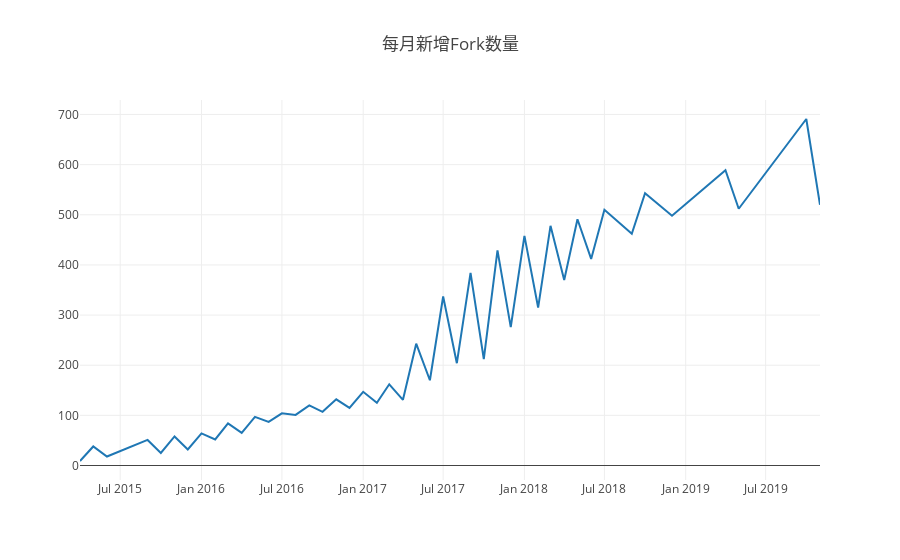

Notebook code for this chart:
### Code cell
var startYear = 2015,
  endYear = 2021;
var years = [];
var repo_id = 23141830;
var query = openDigger.driver.clickhouse.query;
for (var y = startYear; y <= endYear; y++) years.push(y);
console.log('2.1.2 - - - - - - - - - ');
Promise.all(
  years.map((year) => {
    return query(`
    select created_at, repo_forks_count
    from github_log.year${year}
    where repo_id=${repo_id} and type = 'PullRequestEvent'
    `);
  })
).then((data) => {
  const tmp = {};
  for (let i = 0; i < data.length; i++) {
    for (let j = 0; j < data[i].length; j++) {
      tmp[data[i][j].created_at.slice(0, 7)] = Number(
        data[i][j].repo_forks_count
      );
    }
  }
  const ordered = Object.fromEntries(Object.entries(tmp).sort());
  let timeArray = [];
  let countArray = [];
  for (const key in ordered) {
    timeArray.push(key);
    countArray.push(ordered[key]);
  }
  for (let i = 1; i < countArray.length; i++) {
    countArray[i] -= countArray[i - 1];
  }
  for (let i = 0; i < timeArray.length; i++) {
    console.log("月份: " + timeArray[i]);
    console.log("当月新增Fork: " + countArray[i]);
  }
  var data = [
    {
      x: timeArray,
      y: countArray,
      type: "scatter",
    },
  ];
  openDigger.render.plotly(data, { title: "每月新增Fork数量" });
});

### Figure 1 — Plotly figure (JSON) as saved in the notebook; plotly's stock layout.template omitted (floating-point values rounded to 4 significant figures)
{"data": [{"type": "scatter", "x": ["2015-04", "2015-05", "2015-06", "2015-09", "2015-10", "2015-11", "2015-12", "2016-01", "2016-02", "2016-03", "2016-04", "2016-05", "2016-06", "2016-07", "2016-08", "2016-09", "2016-10", "2016-11", "2016-12", "2017-01", "2017-02", "2017-03", "2017-04", "2017-05", "2017-06", "2017-07", "2017-08", "2017-09", "2017-10", "2017-11", "2017-12", "2018-01", "2018-02", "2018-03", "2018-04", "2018-05", "2018-06", "2018-07", "2018-09", "2018-10", "2018-12", "2019-04", "2019-05", "2019-10", "2019-11"], "y": [9, 38, 18, 51, 25, 58, 32, 64, 52, 84, 65, 97, 87, 104, 101, 120, 107, 132, 115, 147, 125, 162, 131, 243, 170, 337, 204, 384, 212, 429, 276, 458, 315, 478, 370, 491, 412, 510, 462, 543, 498, 589, 512, 691, 520]}], "layout": {"autosize": true, "title": {"text": "每月新增Fork数量"}, "xaxis": {"autorange": true, "range": ["2015-04-01", "2019-11-01"], "type": "date"}, "yaxis": {"autorange": true, "range": [-28.89, 728.9], "type": "linear"}}}
